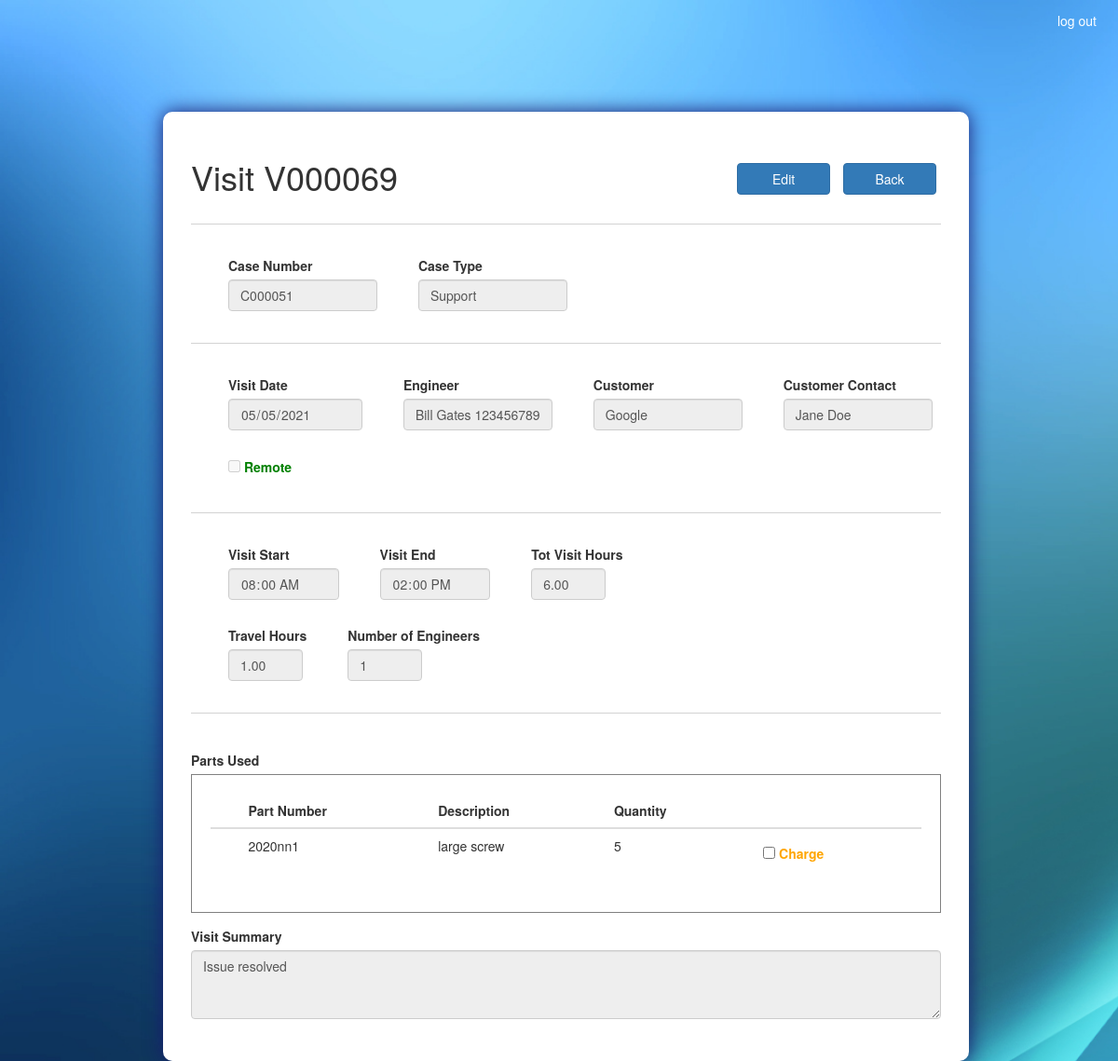
/visit/V000069/ (signed in), run on the app's committed database.
### ASISupport_app/models.py (models this page shows, shortened)
class Visit(models.Model):
	visit_num 				= models.CharField(max_length=100, primary_key=True)
	case_num 				= models.ForeignKey(Case, on_delete=models.CASCADE)
	create_date 			= models.DateTimeField(default=timezone.now)
	visit_date 				= models.DateTimeField(default = timezone.now)
	engineer 				= models.ForeignKey(Employee, on_delete=models.CASCADE)
	customer 				= models.ForeignKey(Customer, on_delete=models.CASCADE)
	customer_contact 		= models.CharField(max_length=100)
	remote 					=  models.BooleanField(default=False)
	visit_start 			= models.TimeField()
	visit_end 				= models.TimeField()
	travel_hours 			= models.DecimalField(max_digits=20, decimal_places=2, default=0.00)
	num_of_engineers 		= models.IntegerField(blank=True, null=True, default=1)
	visit_summary 			= models.TextField()
	def sum_visit_hours(self):
		self.tot_visit_hours = (datetime.strptime(str(self.visit_end), '%H:%M:%S') - datetime.strptime(str(self.visit_start), '%H:%M:%S')).seconds / 3600

class Case(models.Model):
	TYPES = (
		('Support', 'Support'),
		('Training', 'Training'),
		('Maintenance', 'Maintenance'),
		('installation','Installation')
	)
	STATUSES = (
		('Open', 'Open'),
		('Resolved', 'Resolved'),
		('Closed', 'Closed'),
		('On Hold','On Hold'),
		('Cancelled','Cancelled')
	)
	case_num 				= models.CharField(max_length=100, primary_key=True)
	case_type 				= models.CharField(max_length=100, choices=TYPES)
	status 					= models.CharField(max_length=100, choices=STATUSES)
	create_date 			= models.DateTimeField(default=timezone.now)
	target_date 			= models.DateField()
	actual_date 			= models.DateField(blank=True, null=True)
	case_manager 			= models.ForeignKey(Employee, on_delete=models.CASCADE)
	machine_down 			= models.BooleanField(default=False)
	customer 				= models.ForeignKey(Customer, on_delete=models.CASCADE)
	customer_contact 		= models.CharField(max_length=100)
	case_description 		= models.TextField()
	cancellation_reason 	= models.TextField(blank=True, null=True)
	on_hold_reason 			= models.TextField(blank=True, null=True)
	def __str__(self):
		return self.case_num

class Employee(models.Model):
	employee_id 			= models.CharField(max_length=100, primary_key=True)
	first_name 				= models.CharField(max_length=100)
	last_name 				= models.CharField(max_length=100)
	def __str__(self):
		return f'{self.first_name} {self.last_name} {self.employee_id}'

class Customer(models.Model):
	customer_name 			= models.CharField(max_length=100, primary_key=True)
	def __str__(self):
		return self.customer_name

class VisitParts(models.Model):
	visit_num 				= models.ForeignKey(Visit, on_delete=models.CASCADE)
	part_pn 				= models.ForeignKey(Parts, on_delete=models.CASCADE)
	qty 					= models.IntegerField(blank=True, null=True)
	charge 					= models.BooleanField(default=False)

class Parts(models.Model):
	part_pn 				= models.CharField(max_length=100, primary_key=True)
	part_description 		= models.TextField()
	def __str__(self):
		return self.part_pn

### ASISupport_app/views.py (the view, shortened to what this page needs)
# urls.py: path('visit/<id>/', views.visit_view, name = 'view_visit'),
@login_required(login_url='/accounts/login/')
def visit_view(request, id):
	state = 'view'
	visit = Visit.objects.get(visit_num=id)
	employees = Employee.objects.all()
	if request.method == 'POST' and 'back_btn' in request.POST:
		return redirect('ASISupport_app:view_case', id=visit.case_num)
	visit.sum_visit_hours()
	case = Case.objects.get(case_num=visit.case_num)
	visit_parts_lst = VisitParts.objects.filter(visit_num=id)
	visit_part_pn_lst = [vp.part_pn for vp in visit_parts_lst]
	parts_in_visit = Parts.objects.filter(part_pn__in=visit_part_pn_lst)
	part_description_dict = {VisitParts.objects.get(visit_num=id, part_pn=part.part_pn):part.part_description for part in parts_in_visit}
	parts = Parts.objects.all()
	parts_dict = {part.part_pn:part.part_description for part in parts}
	''' roles '''
	groups = list(request.user.groups.values_list('name',flat = True))
	''' restrict permits '''
	permit_edit = ('Manager' in groups) or ('Support' in groups and case.status not in ['Resolved','Closed','Cancelled'])
	edit = False
	permit_visit_date = False
	permit_engineer = False
	permit_customer_contact = False
	permit_remote = False
	permit_visit_start = False
	permit_visit_end = False
	permit_travel_hours = False
	permit_num_of_engineers = False
	permit_visit_summary = False
	permit_parts_add = False
	permit_parts_delete = False
	return render(request, 'ASISupport_app/visit.html', locals())

### templates/ASISupport_app/visit.html (shortened to what this page needs)
<!DOCTYPE html>
{% extends "ASISupport_app/base.html" %}
{% load static %}
{% block head_block %}
	<link rel="stylesheet" type="text/css" href="{% static 'css/visit.css' %}">
{% endblock %}
{% block body_block %}
	<section class="col-sm-1 col-sm-10 col-sm-1">
		{% if state == 'view' %}
			<form class="form-container" action="{% url 'ASISupport_app:view_visit' visit.visit_num %}" method="POST" autocomplete="off">
				<div>
					<h1 class="inline_it">Visit {{ visit.visit_num }}</h1>
					<div class="action_btn">
						{% if permit_edit and not edit %}
							<button type="submit" name="edit_btn" class="btn btn-primary">Edit</button>
						{% endif %}
						<button type="submit" name="back_btn" class="btn btn-primary" formnovalidate>Back</button>
					</div>
				</div>
				<hr class="solid">
				<div>
					<div class="inline_it inline_spacing">
						<div>
							<label for="case_num">Case Number</label>
						</div>
							<input class="form-control text_bar" id="case_num" type="text" value="{{ visit.case_num }}" readonly>
					</div>
					<div class="inline_it inline_spacing">
						<div>
							<label for="case_type">Case Type</label>
						</div>
							<input class="form-control text_bar" id="case_type" type="text" value="{{ case.case_type }}" readonly>
					</div>
				</div>
				<hr class="solid">
				<div class="inline_it inline_spacing">
					<div>
						<label for="visit_date">Visit Date</label>
					</div>
					<input class="form-control datepicker" id="visit_date" type="date" value="{{ visit.visit_date|date:'Y-m-d' }}" {% if permit_visit_date %} name="visit_date" {% else %} readonly {% endif %} required>
				</div>
				<div class="inline_it inline_spacing">
					<div>
						<label for="Engineer">Engineer</label>
					</div>
					{% if not permit_engineer %}
						<input class="form-control text_bar" type="text" value="{{ visit.engineer }}" readonly>
					{% endif %}
				</div>
				<div class="inline_it inline_spacing">
					<div>
						<label for="customer">Customer</label>
					</div>
						<input class="form-control text_bar" id="customer" type="text" value="{{ case.customer }}" readonly>
				</div>
				<div class="inline_it inline_spacing">
					<div>
						<label for="customer_contact">Customer Contact</label>
					</div>
						<input class="form-control text_bar" id="customer_contact" type="text" value="{{ visit.customer_contact }}" {% if permit_customer_contact %} name="customer_contact" {% else %} readonly {% endif %} required>
				</div>
				<div class="inline_it inline_spacing remote_cb">
					<input type="checkbox" id="remote" {% if visit.remote %} checked {% endif %} {% if permit_remote %} name="remote" {% else %} disabled {% endif %}>
					<label for="remote">Remote</label>
				</div>
				<hr class="solid">
				<div>
					<div class="inline_it inline_spacing">
						<div>
							<label for="visit_start">Visit Start</label>
						</div>
						<input class="form-control datepicker" id="visit_start" type="time" value="{{ visit.visit_start|time:'H:i' }}" {% if permit_visit_start %} name="visit_start" onchange="calculateTime()" {% else %} readonly {% endif %} required>
					</div>
					<div class="inline_it inline_spacing">
						<div>
							<label for="visit_end">Visit End</label>
						</div>
						<input class="form-control datepicker" id="visit_end" type="time" value="{{ visit.visit_end|time:'H:i' }}" {% if permit_visit_end %} name="visit_end" onchange="calculateTime()" {% else %} readonly {% endif %} required>
					</div>
					<div class="inline_it inline_spacing">
						<div>
							<label for="visit_hours">Tot Visit Hours</label>
						</div>
						<input class="form-control int_bar" id="visit_hours" type="text" value="{{ visit.tot_visit_hours|floatformat:2 }}" disabled>
					</div>
				</div>
				<div>
					<div class="inline_it inline_spacing">
						<div>
							<label for="travel_hours">Travel Hours</label>
						</div>
						<input class="form-control int_bar" id="travel_hours" type="text" value="{{ visit.travel_hours|floatformat:2 }}" {% if permit_travel_hours %} name="travel_hours" {% else %} readonly {% endif %} required>
					</div>
					<div class="inline_it inline_spacing">
						<div>
							<label for="num_of_engineers">Number of Engineers</label>
						</div>
						<input class="form-control int_bar" id="num_of_engineers" type="text" value="{{ visit.num_of_engineers }}" {% if permit_num_of_engineers %} name="num_of_engineers" {% else %} readonly {% endif %} required>
					</div>
				</div>
				<hr class="solid">
				<div class="spacing">
					<label>Parts Used</label>
					<div class="parts_lst">
						<table class="table table-hover" id="parts_used_tbl">
							<thead>
								<tr>
									<th scope="col"></th>
									<th scope="col">Part Number</th>
						    		<th scope="col">Description</th>
						    		<th scope="col">Quantity</th>
						    		<th scope="col"></th>
						    	</tr>
							</thead>
							{% if not permit_parts_delete and not permit_parts_add %}
								<tbody>
									{% for visit_part, description in part_description_dict.items %}
											<tr>
												<td></td>
												<td>{{ visit_part.part_pn }}</td>
												<td>{{ description }}</td>
												<td>{{ visit_part.qty }}</td>
												<td>
													<div class="form-check charge_cb">
														<input type="checkbox" id="charge" {% if visit_part.charge %} checked {% endif %} readonly>
														<label for="charge">Charge</label>
													</div>
												</td>
											</tr>
									{% endfor %}
								</tbody>
							{% endif %}
						</table>
					</div>
				</div>
				<div class="form-group description_bar">
					<label for="visit_summary">Visit Summary</label>
					<textarea class="form-control" id="visit_summary" rows="3" {% if permit_visit_summary %} name="visit_summary" {% else %} readonly {% endif %} required>{{ visit.visit_summary }}</textarea>
				</div>
			</form>
		{% endif %}
	</section>
{% endblock %}

### static/css/base.css (style rules this page uses)
body { background-image: url('/static/images/Background1.jpg'); background-repeat: no-repeat; background-attachment: fixed; background-size: cover; }
.form-container { position: absolute; top: 15vh; background: #fff; padding: 30px; border-radius: 10px; box-shadow: 0px 0px 20px 0px #191970; }
hr.solid { border-top: 1px solid LightGray; }
.inline_it { display: inline-block; }

### static/css/visit.css (style rules this page uses)
.form-container { margin: 0px 60px 0px; }
.inline_spacing { margin: 14px 0px; padding: 0px 0px 0px 40px; }
.text_bar { width: 160px; }
.int_bar { width: 80px; }
.action_btn { float: right; margin-top: 20px; }
.action_btn button { width: 100px; margin: 5px; }
.remote_cb { color: green; }
.charge_cb { color: orange; margin-top: 7px; }
.spacing { padding-top: 20px; }
.parts_lst { border: 1px solid gray; padding: 20px; width: 100%; }
.description_bar { margin: 15px 0px 15px 0px; }

### data on the page
Visit: visit_num "V000069", case_num "C000051", visit_date "05/05/2021", engineer "Bill Gates 123456789", customer_contact "Jane Doe", visit_start "08:00", visit_end "14:00", tot_visit_hours "6.00", travel_hours "1.00", num_of_engineers "1", visit_summary "Issue resolved"
Case: case_type "Support", customer "Google"
VisitParts: part_pn "2020nn1", part_description "large screw", qty "5"
